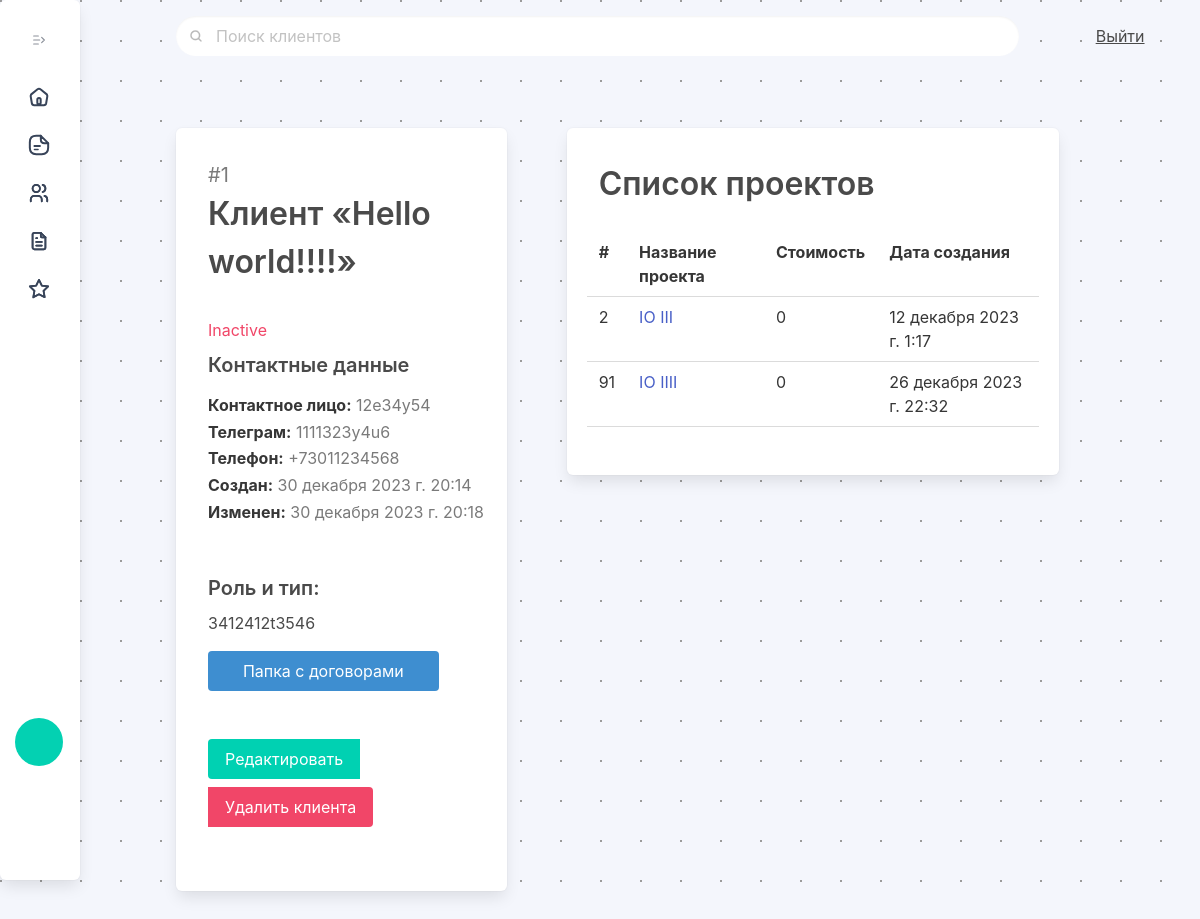
The app's page /clients/1 (signed in), older data.
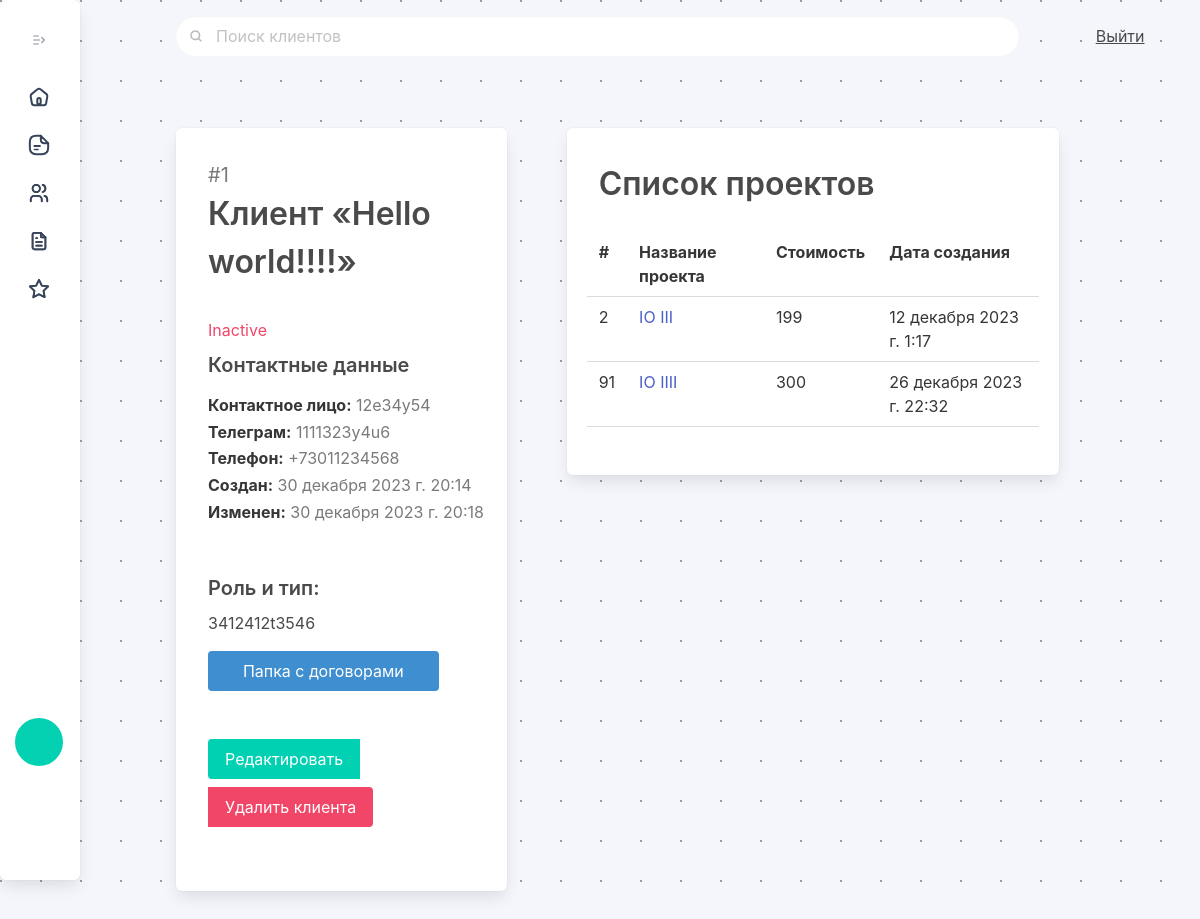
The same page, newer data.
### ipmalpha/models.py (models this page shows, shortened)
class Project(models.Model):
    project_name = models.CharField(max_length=512, unique = True)
    project_created = models.DateTimeField(null=True, default=timezone.now)
    project_finished = models.DateTimeField(null=True)
    project_status = models.ForeignKey(Status, on_delete=models.CASCADE, null=True, default="Draft")
    project_client = models.ForeignKey(Client, on_delete=models.CASCADE, null=True, related_name='project')
    project_product = models.CharField(max_length=512)
    project_sum = models.IntegerField(default=0)
    project_updated = models.DateTimeField(null=True)
    def get_absolute_url(self):
        return reverse("project_view", kwargs={'pk': self.pk})
    class Meta:
        ordering = ["pk"]
        verbose_name = "project"
        verbose_name_plural = "projects"
    pass

### ipmclients/views.py (the view)
# urls.py: path("clients/<slug:pk>", ClientDetailView.as_view(), name="client_view"),
@method_decorator(login_required(login_url="/signin"), name='dispatch')
class ClientDetailView(DetailView):
    model = Client
    template_name = "client_view.html"
    def get_context_data(self, **kwargs):
        context = super(ClientDetailView, self).get_context_data(**kwargs)
        context['clientsall'] = Client.objects.all()
        context['clientfilterform'] = FilterClientForm
        return context

### templates/client_view.html (shortened to what this page needs)
{% extends 'main/index.html' %}
{% load static %}
{% block content %}
<div class="column is-5 py-6 px-6 pb-6">
    <div class="box has-background-white pb-6">
        <p class="has-text-grey pl-3 is-size-5 pt-3" style=""> #{{object.id}}</p>
        <h1 class="is-size-3 pl-3 has-text-weight-semibold pb-5">Клиент «{{object.client_name}}»</h1>
        <div class="pl-3">
            <div class="client-info">{% if client.client_active == true %}
                <p class="has-text-primary  client-info" style=""> Active</p>
                {% else %}
                <p class="has-text-danger client-info-30" style=""> Inactive</p>
                {% endif %}</div>
                <h1 class="is-size-5 has-text-weight-semibold pb-3">Контактные данные</h1>
                <p class="has-text-grey client-info-15" style=""> <strong>Контактное лицо:</strong> {{object.client_contact}}</p>
                <p class="has-text-grey client-info-15" style=""> <strong>Телеграм:</strong> {{object.client_telegram}}</p>
                <p class="has-text-grey client-info-15" style=""> <strong>Телефон:</strong> {{object.client_phone}}</p>
                <p class="has-text-grey client-info-15" style=""> <strong>Создан:</strong> {{object.client_created}}</p>
                {% if object.client_updated %}<p class="has-text-grey client-info-15" style=""> <strong>Изменен:</strong> {{object.client_updated}}</p>{%endif%}
                <p class="has-text-grey client-info-30" style=""> <h1 class="is-size-5 has-text-weight-semibold pt-6 pb-2">Роль и тип:</h1> {{object.client_roletype}}</p>
                <div class="mb-4 mr-6"><button class="button is-fullwidth is-info my-4 mb-6" {%if object.client_agreements %}href="{{object.client_agreements}}"{% else %} disabled {% endif %}>Папка с договорами</button>
                    <div class="buttons has-addons">
                        <a class="button is-primary  is-inline is-pulled-left" href="{% url 'client_update' object.id %}">Редактировать</a><a class="button is-danger modalProjectsFormButton is-inline is-pulled-right">Удалить клиента</a>
                    </div>
                </div>
         </div>
     </div>
</div>
<div class="column is-6 py-6 pr-2">
    <div class="box has-background-white pb-6">
        <h1 class="is-size-3 pl-3 has-text-weight-semibold pt-3 pb-5">Список проектов</h1>
        <table class="table is-hoverable is-fullwidth">
                <tr>
                    <th  class=""> #
                    </th>
                    <th  class=""> Название проекта
                    </th>
                    <th  class=""> Стоимость
                    </th>
                    <th  class=""> Дата создания
                    </th>
                </tr>
            {% if client.project.all %}
                {% for project in client.project.all %}
                <tr>
                    <td class=""> {{ project.id }}
                    </td>
                    <td> <a href="{{project.get_absolute_url}}">{{ project.project_name }}</a>
                    </td>
                    <td> {{ project.project_sum }}
                    </td>
                    <td> {{ project.project_created }}
                    </td>
                </tr>
                {% endfor %}
            {% else %}
                <tr>
                    <td class="has-text-centered py-6" colspan="4"> У этого клиента еще нет проектов.
                    </td>
                </tr>
        </table>
            {% endif %}
    </div>
</div>
{% endblock %}

Row changes from the older to the newer data that the page shows:
changed Project "IO III": project_sum "0" → "199"
changed Project "IO IIII": project_sum "0" → "300"
